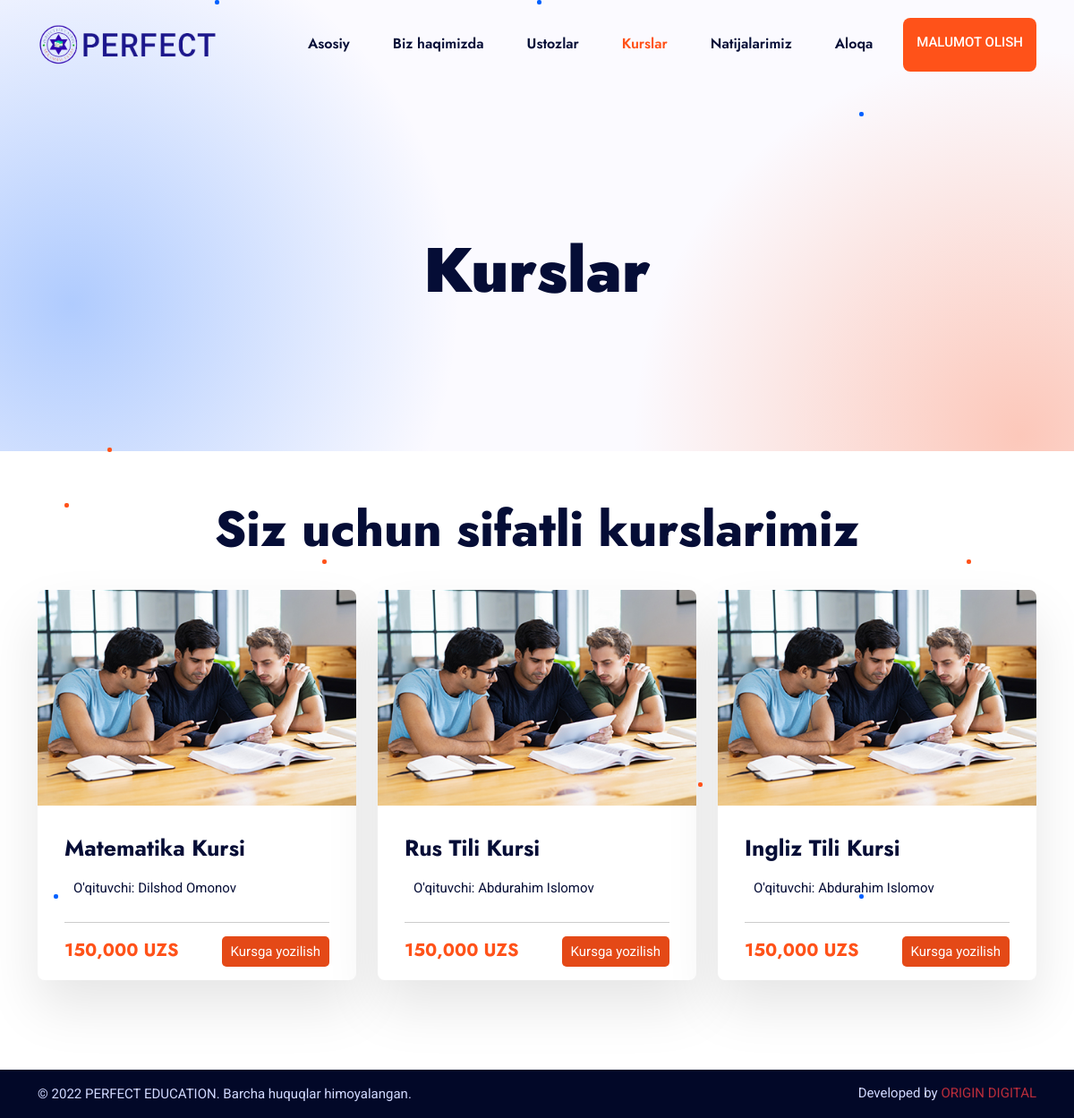
Page /courses/ on the committed database.
### home/models.py (models this page shows, shortened)
class Logo(models.Model):
    title = models.CharField(default='PERFECT EDUCATION LOGO', max_length=300)
    image = models.ImageField(upload_to='images/logo/')
    favicon = models.ImageField(upload_to='images/favicon/')
    class Meta:
        verbose_name = 'Site Logo'
        verbose_name_plural = 'Site Logo'

class Course(models.Model):
    title = models.CharField(max_length=600)
    teacher = models.ForeignKey(Teacher, on_delete=models.CASCADE, related_name='teacher')
    image = models.ImageField(upload_to='images/courses/')
    price = models.IntegerField(default=0)
    about = RichTextField()
    def price_intcomma(self):
        return f"{self.price:,}"
    class Meta:
        verbose_name = 'Kurslar'
        verbose_name_plural = 'Kurslar'

class Teacher(models.Model):
    full_name = models.CharField(max_length=600)
    image = models.ImageField(upload_to='images/teacher/')
    category = models.CharField(max_length=600)
    phone = models.CharField(max_length=600)
    about_me = RichTextField()
    class Meta:
        verbose_name = 'Ustozlar'
        verbose_name_plural = 'Ustozlar'

### home/views.py (the view)
# urls.py: path('courses/', views.courses, name='courses'),
def courses(request):
    coursess = Course.objects.all().order_by('-id')
    p = Paginator(coursess, 9)
    page_number = request.GET.get('page')
    page_obj = p.get_page(page_number)
    context = {
        'courses': coursess,
        'page_obj': page_obj
    }
    return render(request, 'pages/courses.html', context)

### home/context.py (called while the page is built)
def site_logo(request):
    logo_site = Logo.objects.last()
    context = {
        'logo_site': logo_site
    }
    return context

def teacher_view(request):
    my_teacher = Teacher.objects.all()
    context = {
        'my_teacher': my_teacher
    }
    return context

def current_date(request):
    now = date.today()
    now_year = now.strftime("%Y")
    context = {
        'now_year': now_year
    }
    return context

def home_screen_view(request):
    home_screen = HomeScreen.objects.last()
    context = {
        'home_screen': home_screen
    }
    return context

def about_view(request):
    about = About.objects.last()
    context = {
        'about': about
    }
    return context

def contact_data_view(request):
    contact_data = ContactData.objects.last()
    context = {
        'contact_data': contact_data
    }
    return context

### home/templates/pages/courses.html (shortened to what this page needs)
{% extends 'pages/base.html' %}
{% load static %}
{% block content %}
    <section class="main-banner-in">
        <div class="container">
            <div class="row">
                <div class="col-lg-12">
                    <h1 class="h1-title">Kurslar</h1>
                </div>
            </div>
        </div>
    </section>
    <section class="main-online-courses">
        <div class="container">
            <div style="text-align: center;" class="row align-items-center">
                <h3 class="h2-title">Siz uchun sifatli kurslarimiz</h3>
            </div>
            <div class="row">
                {% for rs in page_obj.object_list %}
                    <div style="margin-bottom: 30px;" class="col-lg-4">
                        <div class="course-box">
                            <div class="course-img">
                                <a href="{% url 'course-detail' rs.id %}"><img src="{{ rs.image.url }}"
                                                                               alt="course"></a>
                            </div>
                            <div class="course-content">
                                <a href="{% url 'course-detail' rs.id %}">
                                    <h3 class="h3-title">{{ rs.title }}</h3>
                                </a>
                                <div class="course-instructor-review">
                                    <div class="course-instructor-box">
                                        <a>O'qituvchi: {{ rs.teacher.full_name }}</a>
                                    </div>
                                </div>
                                <div class="course-line"></div>
                                <div class="course-price-student-box">
                                    <div class="course-price-box">
                                        <span>{{ rs.price_intcomma }} UZS</span>
                                    </div>
                                    <a href="{% url 'enroll-course' rs.id %}">
                                        <button class="kurs-button">Kursga yozilish</button>
                                    </a>
                                </div>
                            </div>
                        </div>
                    </div>
                {% endfor %}
            </div>
        </div>
    </section>
{% endblock %}

### home/templates/components/header.html (shortened to what this page needs)
{% load static %}
<header class="site-header">
    <div class="header-bottom">
        <div class="container">
            <div class="row align-items-center">
                <div class="col-lg-3">
                    <div class="site-branding">
                        <a href="{% url 'index' %}" title="Educater">
                            <img style="width: 200px" src="{{ logo_site.image.url }}" alt="Logo">
                        </a>
                    </div>
                </div>
                <div class="col-lg-9">
                    <div class="header-menu">
                        <nav class="main-navigation">
                            <ul class="menu">
                                <li {% if request.path == '/' or request.path == '' %}class="active"{% endif %}><a href="{% url 'index' %}">Asosiy</a></li>
                                <li {% if request.path == '/about/' or request.path == '/about' %}class="active"{% endif %}><a href="{% url 'about' %}">Biz haqimizda</a></li>
                                <li {% if request.path == '/teachers/' or request.path == '/teachers' %}class="active"{% endif %}><a href="{% url 'teachers' %}">Ustozlar</a></li>
                                <li {% if request.path == '/courses/' or request.path == '/courses' %}class="active"{% endif %}><a href="{% url 'courses' %}">Kurslar</a></li>
                                <li {% if request.path == '/results/' or request.path == '/results' %}class="active"{% endif %}><a href="{% url 'results' %}">Natijalarimiz</a></li>
                                <li {% if request.path == '/contact/' or request.path == '/contact' %}class="active"{% endif %}><a href="{% url 'contact' %}">Aloqa</a></li>
                            </ul>
                        </nav>
                        <div class="header-btn">
                            <a href="{% url 'contact' %}" class="sec-btn">Malumot olish</a>
                        </div>
                    </div>
                </div>
            </div>
        </div>
    </div>
</header>

### home/templates/pages/courses.html (style rules this page uses)
.kurs-button { color: white; background-color: #e44917; border: none; border-radius: 5px; padding: 5px 10px; }

### rows in the picture
Logo: image (picture)
Course: image (picture), title "Matematika Kursi", teacher.full_name "Dilshod Omonov", price_intcomma "150,000"
Course: image (picture), title "Rus Tili Kursi", teacher.full_name "Abdurahim Islomov", price_intcomma "150,000"
Course: image (picture), title "Ingliz Tili Kursi", teacher.full_name "Abdurahim Islomov", price_intcomma "150,000"
